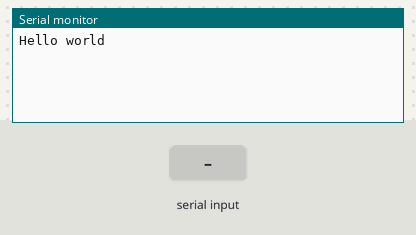
Bench run of a sketch on a simulated Arduino Uno, built with avr-gcc and run on an emulated ATmega328P. On the bench: the last lines printed to the serial monitor. Inputs (shaded band) come from the test bench.

Above: at 1.2 s.
1.3 s: "1" received over Serial
At 2.5 s:
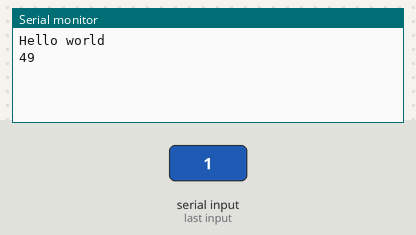
2.8 s: "0" received over Serial
At 3.7 s:
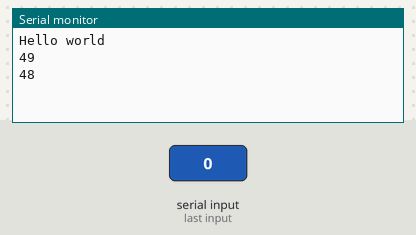
4.3 s: "2" received over Serial
At 4.9 s:
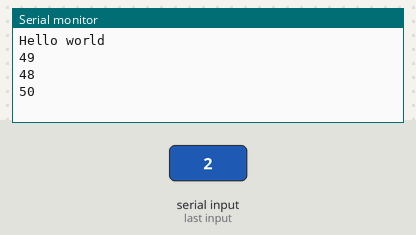

The sketch:

Serial.ino
```cpp
void setup() {
  Serial.begin(115200);
  Serial.println("Hello world");
}

void loop() {
    while(Serial.available()>0)
    {
      Serial.print(Serial.read());
      Serial.println(" ");
    }
}
```

Measured:
- after the input at 1.3 s, the serial monitor: prints a new line at once (image 1)
- after the input at 2.8 s, the serial monitor: prints a new line at once (image 2)
- after the input at 4.3 s, the serial monitor: prints a new line at once (image 3)
